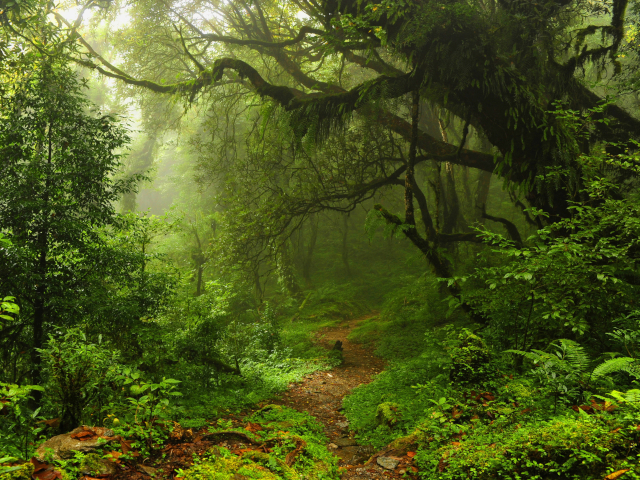
#> input picture bg/forest_path.jpg, 640 x 480 px
$ python start_bg_replacement.py   (older library calls are emulated)
#> lines starting #> are read from the running program, lines starting #| are printed output that depends on the picture
### foreground.py
############################################################
# Author: Orion Crocker
# Filename: foreground.py
# Date: 05/23/20
#
# foreground detector
# 	detects foreground in image based on KNN algorithm
############################################################

import sys
import cv2 as cv
import numpy as np

def version_check():
  correct = True
  if sys.version_info[0] != 3:
    print("This program requires python3!")
    correct = False
  version = float(cv.__version__[:3])
  if version > 3.4 or version < 3.4:
    print("This program was written for opencv-python version 3.4.2.17!")
    print("Any other version might yield differing results, proceed with caution.")
  return correct


def get_edge(threshold, shadows, time):
  edge = cv.createBackgroundSubtractorKNN(history=time,
          dist2Threshold=threshold, detectShadows=shadows)
  return edge


def apply_edge(frame, edge):
  frame = edge.apply(frame)
  x,y = frame.shape
  return cv.medianBlur(frame, 3)


def get_contours(mask):
  _, thresh = cv.threshold(mask, thresh=0.0, maxval=255.0, type=cv.THRESH_BINARY)
  _, contours, hierarchy = cv.findContours(thresh, 0, cv.CHAIN_APPROX_TC89_KCOS)
  return contours


# [7 lines left out: function blur_bg, not called in this run]


def layer_bg(frame, bg, contours):
  frame = cv.cvtColor(frame, cv.COLOR_BGR2BGRA)
  bg = cv.cvtColor(bg, cv.COLOR_BGR2BGRA)
  cv.drawContours(bg, contours, 0, (0, 0, 0, 0), cv.FILLED)
  frame[np.where((bg != [0, 0, 0, 0]).all(axis=2))] = [0, 0, 0, 0]
  return frame + bg


# [6 lines left out: function display_all, not called in this run]

### start_bg_replacement.py
############################################################
# Author: Orion Crocker
# Filename: start_bg_blur.py
# Date: 05/23/20
#
# webcam_bg_blur
# 	start script for webcam_bg_blur
############################################################

import cv2 as cv
import foreground as fg

def start(webcam, bg):
  edge = fg.get_edge(100, False, 200)

  contour_num = 3
  avg_contours = []

  while True:
    _, frame = webcam.read()
    mask = fg.apply_edge(frame, edge)
    contours = fg.get_contours(mask)

    if len(avg_contours) >= contour_num:
      avg_contours = avg_contours[1:]
    avg_contours.append(max(contours, key=cv.contourArea))
    contours = avg_contours

    result = fg.layer_bg(frame, bg, contours)
    cv.imshow('Webcam feed', result)

    if cv.waitKey(33) == 27:
      break

def main():
  webcam = cv.VideoCapture(0)
  if webcam.isOpened() and fg.version_check():
    print("\nPress ESC to quit.")

    bg = cv.imread('bg/forest_path.jpg')
#> bg is the input picture: shape (480, 640, 3); mean B, G, R 30.6, 87.8, 76.1
    start(webcam, bg)
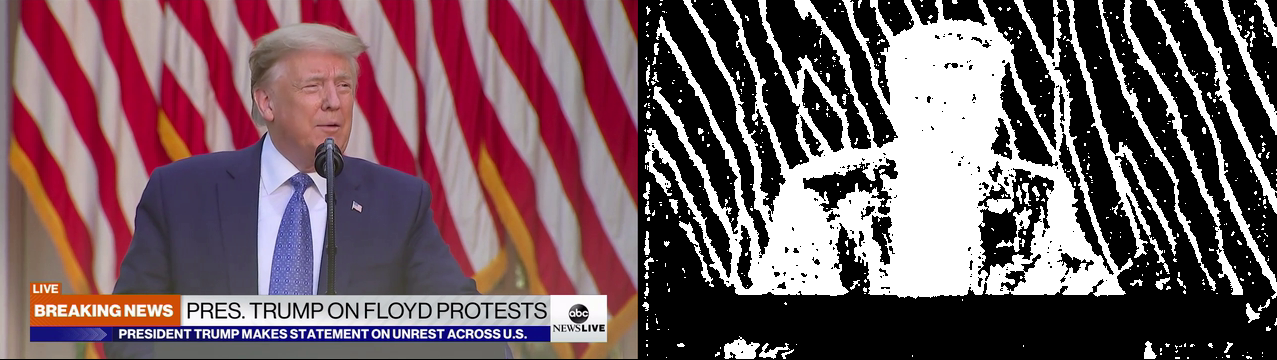
#> input picture examples/donald_movement.png, 1277 x 360 px, given in place of the camera
#> in start, frame is the input picture: shape (360, 1277, 3); mean B, G, R 99.5, 93.5, 116.6
#> in apply_edge, `frame = edge.apply(frame)`: frame: shape (360, 1277); every value is 255
#> in get_contours, `_, contours, hierarchy = cv.findContours(thresh, 0, cv.CHAIN_APPROX_TC..`: contours = [[[0, 0], [0, 359], [1276, 359], [1276, 0]]]
#> in layer_bg, `cv.drawContours(bg, contours, 0, (0, 0, 0, 0), cv.FILLED)`:
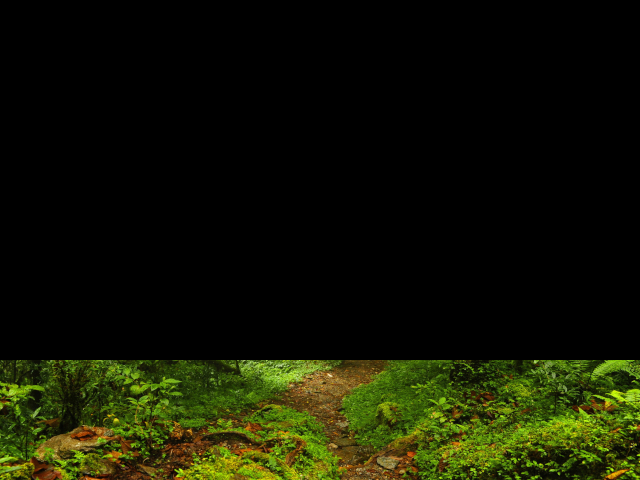
#> bg: shape (480, 640, 4); mean B, G, R, A 3.3, 21.6, 18.6, 63.8
  else:
    print("Couldn't access your webcam! Is it plugged in?")


if __name__ == '__main__':
#> (the run stopped early here; a loop or call above may not have finished)
